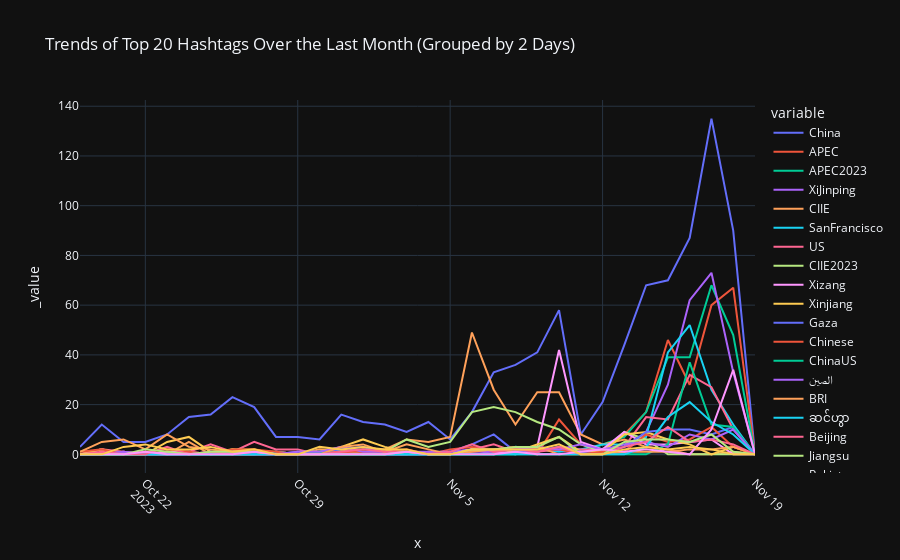

Notebook source saved alongside this figure:
### Code cell
import pandas as pd

# Assuming hashtags is your DataFrame with 'created_at' and 'hashtag' columns

# Convert 'created_at' to datetime format
hashtags['created_at'] = pd.to_datetime(hashtags['created_at'])

# Filter data for the last month
last_month_hashtags = hashtags[hashtags['created_at'] >= hashtags['created_at'].max() - pd.DateOffset(months=1)]

# Extract day and month from 'created_at'
last_month_hashtags['day_month'] = last_month_hashtags['created_at'].dt.to_period('2D')

# Group by 'day_month' and 'hashtag', counting occurrences
hashtag_counts = last_month_hashtags.groupby(['day_month', 'hashtag']).size().unstack().fillna(0)

# Select the top 20 hashtags by total count
top_20_hashtags = hashtag_counts.sum().nlargest(20).index

# Create an interactive line plot with plotly express
fig = px.line(hashtag_counts, x=hashtag_counts.index.astype(str), y=top_20_hashtags, labels={'value': 'Count'}, title='Trends of Top 20 Hashtags Over the Last Month (Grouped by 2 Days)')

# Add hover effects
fig.update_traces(hovertemplate='<b>%{y}</b>')

# Rotate x-axis labels by 45 degrees
fig.update_layout(xaxis=dict(tickangle=45))

# Show the plot
fig.show()

### Figure 1 — Plotly figure (JSON) as saved in the notebook; plotly's stock layout.template omitted (floating-point values rounded to 4 significant figures)
{"data": [{"hovertemplate": "<b>%{y}</b>", "legendgroup": "China", "line": {"color": "#636efa", "dash": "solid"}, "marker": {"symbol": "circle"}, "mode": "lines", "name": "China", "orientation": "v", "showlegend": true, "x": ["2023-10-19", "2023-10-20", "2023-10-21", "2023-10-22", "2023-10-23", "2023-10-24", "2023-10-25", "2023-10-26", "2023-10-27", "2023-10-28", "2023-10-29", "2023-10-30", "2023-10-31", "2023-11-01", "2023-11-02", "2023-11-03", "2023-11-04", "2023-11-05", "2023-11-06", "2023-11-07", "2023-11-08", "2023-11-09", "2023-11-10", "2023-11-11", "2023-11-12", "2023-11-13", "2023-11-14", "2023-11-15", "2023-11-16", "2023-11-17", "2023-11-18", "2023-11-19"], "xaxis": "x", "y": [3.0, 12.0, 5.0, 5.0, 8.0, 15.0, 16.0, 23.0, 19.0, 7.0, 7.0, 6.0, 16.0, 13.0, 12.0, 9.0, 13.0, 6.0, 17.0, 33.0, 36.0, 41.0, 58.0, 8.0, 21.0, 44.0, 68.0, 70.0, 87.0, 135.0, 90.0, 0.0], "yaxis": "y", "type": "scatter"}, {"hovertemplate": "<b>%{y}</b>", "legendgroup": "APEC", "line": {"color": "#EF553B", "dash": "solid"}, "marker": {"symbol": "circle"}, "mode": "lines", "name": "APEC", "orientation": "v", "showlegend": true, "x": ["2023-10-19", "2023-10-20", "2023-10-21", "2023-10-22", "2023-10-23", "2023-10-24", "2023-10-25", "2023-10-26", "2023-10-27", "2023-10-28", "2023-10-29", "2023-10-30", "2023-10-31", "2023-11-01", "2023-11-02", "2023-11-03", "2023-11-04", "2023-11-05", "2023-11-06", "2023-11-07", "2023-11-08", "2023-11-09", "2023-11-10", "2023-11-11", "2023-11-12", "2023-11-13", "2023-11-14", "2023-11-15", "2023-11-16", "2023-11-17", "2023-11-18", "2023-11-19"], "xaxis": "x", "y": [0.0, 0.0, 1.0, 0.0, 0.0, 0.0, 0.0, 0.0, 0.0, 0.0, 0.0, 0.0, 1.0, 0.0, 0.0, 1.0, 0.0, 0.0, 0.0, 0.0, 1.0, 0.0, 14.0, 4.0, 2.0, 8.0, 17.0, 46.0, 28.0, 60.0, 67.0, 0.0], "yaxis": "y", "type": "scatter"}, {"hovertemplate": "<b>%{y}</b>", "legendgroup": "APEC2023", "line": {"color": "#00cc96", "dash": "solid"}, "marker": {"symbol": "circle"}, "mode": "lines", "name": "APEC2023", "orientation": "v", "showlegend": true, "x": ["2023-10-19", "2023-10-20", "2023-10-21", "2023-10-22", "2023-10-23", "2023-10-24", "2023-10-25", "2023-10-26", "2023-10-27", "2023-10-28", "2023-10-29", "2023-10-30", "2023-10-31", "2023-11-01", "2023-11-02", "2023-11-03", "2023-11-04", "2023-11-05", "2023-11-06", "2023-11-07", "2023-11-08", "2023-11-09", "2023-11-10", "2023-11-11", "2023-11-12", "2023-11-13", "2023-11-14", "2023-11-15", "2023-11-16", "2023-11-17", "2023-11-18", "2023-11-19"], "xaxis": "x", "y": [0.0, 0.0, 0.0, 0.0, 0.0, 0.0, 0.0, 0.0, 0.0, 0.0, 0.0, 0.0, 0.0, 0.0, 0.0, 0.0, 0.0, 0.0, 0.0, 0.0, 0.0, 1.0, 3.0, 0.0, 4.0, 7.0, 17.0, 39.0, 39.0, 68.0, 48.0, 0.0], "yaxis": "y", "type": "scatter"}, {"hovertemplate": "<b>%{y}</b>", "legendgroup": "XiJinping", "line": {"color": "#ab63fa", "dash": "solid"}, "marker": {"symbol": "circle"}, "mode": "lines", "name": "XiJinping", "orientation": "v", "showlegend": true, "x": ["2023-10-19", "2023-10-20", "2023-10-21", "2023-10-22", "2023-10-23", "2023-10-24", "2023-10-25", "2023-10-26", "2023-10-27", "2023-10-28", "2023-10-29", "2023-10-30", "2023-10-31", "2023-11-01", "2023-11-02", "2023-11-03", "2023-11-04", "2023-11-05", "2023-11-06", "2023-11-07", "2023-11-08", "2023-11-09", "2023-11-10", "2023-11-11", "2023-11-12", "2023-11-13", "2023-11-14", "2023-11-15", "2023-11-16", "2023-11-17", "2023-11-18", "2023-11-19"], "xaxis": "x", "y": [0.0, 2.0, 0.0, 0.0, 1.0, 0.0, 0.0, 1.0, 0.0, 1.0, 0.0, 0.0, 0.0, 0.0, 0.0, 0.0, 0.0, 1.0, 2.0, 0.0, 1.0, 1.0, 3.0, 2.0, 2.0, 1.0, 9.0, 28.0, 62.0, 73.0, 33.0, 0.0], "yaxis": "y", "type": "scatter"}, {"hovertemplate": "<b>%{y}</b>", "legendgroup": "CIIE", "line": {"color": "#FFA15A", "dash": "solid"}, "marker": {"symbol": "circle"}, "mode": "lines", "name": "CIIE", "orientation": "v", "showlegend": true, "x": ["2023-10-19", "2023-10-20", "2023-10-21", "2023-10-22", "2023-10-23", "2023-10-24", "2023-10-25", "2023-10-26", "2023-10-27", "2023-10-28", "2023-10-29", "2023-10-30", "2023-10-31", "2023-11-01", "2023-11-02", "2023-11-03", "2023-11-04", "2023-11-05", "2023-11-06", "2023-11-07", "2023-11-08", "2023-11-09", "2023-11-10", "2023-11-11", "2023-11-12", "2023-11-13", "2023-11-14", "2023-11-15", "2023-11-16", "2023-11-17", "2023-11-18", "2023-11-19"], "xaxis": "x", "y": [0.0, 0.0, 0.0, 0.0, 0.0, 5.0, 0.0, 2.0, 1.0, 1.0, 0.0, 2.0, 1.0, 2.0, 2.0, 6.0, 5.0, 7.0, 49.0, 26.0, 12.0, 25.0, 25.0, 8.0, 4.0, 6.0, 3.0, 2.0, 0.0, 0.0, 1.0, 0.0], "yaxis": "y", "type": "scatter"}, {"hovertemplate": "<b>%{y}</b>", "legendgroup": "SanFrancisco", "line": {"color": "#19d3f3", "dash": "solid"}, "marker": {"symbol": "circle"}, "mode": "lines", "name": "SanFrancisco", "orientation": "v", "showlegend": true, "x": ["2023-10-19", "2023-10-20", "2023-10-21", "2023-10-22", "2023-10-23", "2023-10-24", "2023-10-25", "2023-10-26", "2023-10-27", "2023-10-28", "2023-10-29", "2023-10-30", "2023-10-31", "2023-11-01", "2023-11-02", "2023-11-03", "2023-11-04", "2023-11-05", "2023-11-06", "2023-11-07", "2023-11-08", "2023-11-09", "2023-11-10", "2023-11-11", "2023-11-12", "2023-11-13", "2023-11-14", "2023-11-15", "2023-11-16", "2023-11-17", "2023-11-18", "2023-11-19"], "xaxis": "x", "y": [0.0, 0.0, 0.0, 0.0, 0.0, 0.0, 0.0, 0.0, 0.0, 1.0, 0.0, 0.0, 0.0, 0.0, 0.0, 0.0, 0.0, 0.0, 0.0, 0.0, 3.0, 2.0, 1.0, 2.0, 4.0, 4.0, 7.0, 41.0, 52.0, 26.0, 12.0, 0.0], "yaxis": "y", "type": "scatter"}, {"hovertemplate": "<b>%{y}</b>", "legendgroup": "US", "line": {"color": "#FF6692", "dash": "solid"}, "marker": {"symbol": "circle"}, "mode": "lines", "name": "US", "orientation": "v", "showlegend": true, "x": ["2023-10-19", "2023-10-20", "2023-10-21", "2023-10-22", "2023-10-23", "2023-10-24", "2023-10-25", "2023-10-26", "2023-10-27", "2023-10-28", "2023-10-29", "2023-10-30", "2023-10-31", "2023-11-01", "2023-11-02", "2023-11-03", "2023-11-04", "2023-11-05", "2023-11-06", "2023-11-07", "2023-11-08", "2023-11-09", "2023-11-10", "2023-11-11", "2023-11-12", "2023-11-13", "2023-11-14", "2023-11-15", "2023-11-16", "2023-11-17", "2023-11-18", "2023-11-19"], "xaxis": "x", "y": [0.0, 2.0, 1.0, 0.0, 0.0, 1.0, 4.0, 1.0, 5.0, 2.0, 2.0, 0.0, 1.0, 1.0, 0.0, 0.0, 1.0, 0.0, 2.0, 4.0, 1.0, 1.0, 2.0, 2.0, 2.0, 3.0, 15.0, 14.0, 32.0, 27.0, 10.0, 0.0], "yaxis": "y", "type": "scatter"}, {"hovertemplate": "<b>%{y}</b>", "legendgroup": "CIIE2023", "line": {"color": "#B6E880", "dash": "solid"}, "marker": {"symbol": "circle"}, "mode": "lines", "name": "CIIE2023", "orientation": "v", "showlegend": true, "x": ["2023-10-19", "2023-10-20", "2023-10-21", "2023-10-22", "2023-10-23", "2023-10-24", "2023-10-25", "2023-10-26", "2023-10-27", "2023-10-28", "2023-10-29", "2023-10-30", "2023-10-31", "2023-11-01", "2023-11-02", "2023-11-03", "2023-11-04", "2023-11-05", "2023-11-06", "2023-11-07", "2023-11-08", "2023-11-09", "2023-11-10", "2023-11-11", "2023-11-12", "2023-11-13", "2023-11-14", "2023-11-15", "2023-11-16", "2023-11-17", "2023-11-18", "2023-11-19"], "xaxis": "x", "y": [0.0, 0.0, 0.0, 0.0, 0.0, 0.0, 0.0, 0.0, 0.0, 0.0, 0.0, 1.0, 2.0, 0.0, 1.0, 6.0, 3.0, 5.0, 17.0, 19.0, 17.0, 13.0, 10.0, 4.0, 1.0, 9.0, 6.0, 0.0, 0.0, 0.0, 0.0, 0.0], "yaxis": "y", "type": "scatter"}, {"hovertemplate": "<b>%{y}</b>", "legendgroup": "Xizang", "line": {"color": "#FF97FF", "dash": "solid"}, "marker": {"symbol": "circle"}, "mode": "lines", "name": "Xizang", "orientation": "v", "showlegend": true, "x": ["2023-10-19", "2023-10-20", "2023-10-21", "2023-10-22", "2023-10-23", "2023-10-24", "2023-10-25", "2023-10-26", "2023-10-27", "2023-10-28", "2023-10-29", "2023-10-30", "2023-10-31", "2023-11-01", "2023-11-02", "2023-11-03", "2023-11-04", "2023-11-05", "2023-11-06", "2023-11-07", "2023-11-08", "2023-11-09", "2023-11-10", "2023-11-11", "2023-11-12", "2023-11-13", "2023-11-14", "2023-11-15", "2023-11-16", "2023-11-17", "2023-11-18", "2023-11-19"], "xaxis": "x", "y": [0.0, 0.0, 0.0, 0.0, 1.0, 1.0, 0.0, 0.0, 0.0, 0.0, 0.0, 0.0, 0.0, 0.0, 0.0, 0.0, 0.0, 0.0, 2.0, 1.0, 0.0, 3.0, 42.0, 5.0, 2.0, 9.0, 4.0, 4.0, 5.0, 6.0, 0.0, 0.0], "yaxis": "y", "type": "scatter"}, {"hovertemplate": "<b>%{y}</b>", "legendgroup": "Xinjiang", "line": {"color": "#FECB52", "dash": "solid"}, "marker": {"symbol": "circle"}, "mode": "lines", "name": "Xinjiang", "orientation": "v", "showlegend": true, "x": ["2023-10-19", "2023-10-20", "2023-10-21", "2023-10-22", "2023-10-23", "2023-10-24", "2023-10-25", "2023-10-26", "2023-10-27", "2023-10-28", "2023-10-29", "2023-10-30", "2023-10-31", "2023-11-01", "2023-11-02", "2023-11-03", "2023-11-04", "2023-11-05", "2023-11-06", "2023-11-07", "2023-11-08", "2023-11-09", "2023-11-10", "2023-11-11", "2023-11-12", "2023-11-13", "2023-11-14", "2023-11-15", "2023-11-16", "2023-11-17", "2023-11-18", "2023-11-19"], "xaxis": "x", "y": [0.0, 2.0, 0.0, 0.0, 5.0, 7.0, 1.0, 2.0, 2.0, 0.0, 0.0, 1.0, 3.0, 6.0, 3.0, 1.0, 0.0, 0.0, 2.0, 2.0, 1.0, 4.0, 7.0, 1.0, 1.0, 8.0, 9.0, 6.0, 4.0, 0.0, 3.0, 0.0], "yaxis": "y", "type": "scatter"}, {"hovertemplate": "<b>%{y}</b>", "legendgroup": "Gaza", "line": {"color": "#636efa", "dash": "solid"}, "marker": {"symbol": "circle"}, "mode": "lines", "name": "Gaza", "orientation": "v", "showlegend": true, "x": ["2023-10-19", "2023-10-20", "2023-10-21", "2023-10-22", "2023-10-23", "2023-10-24", "2023-10-25", "2023-10-26", "2023-10-27", "2023-10-28", "2023-10-29", "2023-10-30", "2023-10-31", "2023-11-01", "2023-11-02", "2023-11-03", "2023-11-04", "2023-11-05", "2023-11-06", "2023-11-07", "2023-11-08", "2023-11-09", "2023-11-10", "2023-11-11", "2023-11-12", "2023-11-13", "2023-11-14", "2023-11-15", "2023-11-16", "2023-11-17", "2023-11-18", "2023-11-19"], "xaxis": "x", "y": [0.0, 0.0, 1.0, 0.0, 0.0, 0.0, 0.0, 1.0, 0.0, 0.0, 1.0, 1.0, 2.0, 3.0, 0.0, 0.0, 0.0, 1.0, 4.0, 8.0, 1.0, 2.0, 2.0, 1.0, 0.0, 3.0, 9.0, 10.0, 10.0, 8.0, 11.0, 0.0], "yaxis": "y", "type": "scatter"}, {"hovertemplate": "<b>%{y}</b>", "legendgroup": "Chinese", "line": {"color": "#EF553B", "dash": "solid"}, "marker": {"symbol": "circle"}, "mode": "lines", "name": "Chinese", "orientation": "v", "showlegend": true, "x": ["2023-10-19", "2023-10-20", "2023-10-21", "2023-10-22", "2023-10-23", "2023-10-24", "2023-10-25", "2023-10-26", "2023-10-27", "2023-10-28", "2023-10-29", "2023-10-30", "2023-10-31", "2023-11-01", "2023-11-02", "2023-11-03", "2023-11-04", "2023-11-05", "2023-11-06", "2023-11-07", "2023-11-08", "2023-11-09", "2023-11-10", "2023-11-11", "2023-11-12", "2023-11-13", "2023-11-14", "2023-11-15", "2023-11-16", "2023-11-17", "2023-11-18", "2023-11-19"], "xaxis": "x", "y": [1.0, 2.0, 0.0, 1.0, 2.0, 1.0, 0.0, 2.0, 2.0, 1.0, 0.0, 0.0, 1.0, 1.0, 1.0, 2.0, 0.0, 2.0, 3.0, 2.0, 3.0, 2.0, 2.0, 0.0, 1.0, 1.0, 8.0, 5.0, 6.0, 11.0, 3.0, 0.0], "yaxis": "y", "type": "scatter"}, {"hovertemplate": "<b>%{y}</b>", "legendgroup": "ChinaUS", "line": {"color": "#00cc96", "dash": "solid"}, "marker": {"symbol": "circle"}, "mode": "lines", "name": "ChinaUS", "orientation": "v", "showlegend": true, "x": ["2023-10-19", "2023-10-20", "2023-10-21", "2023-10-22", "2023-10-23", "2023-10-24", "2023-10-25", "2023-10-26", "2023-10-27", "2023-10-28", "2023-10-29", "2023-10-30", "2023-10-31", "2023-11-01", "2023-11-02", "2023-11-03", "2023-11-04", "2023-11-05", "2023-11-06", "2023-11-07", "2023-11-08", "2023-11-09", "2023-11-10", "2023-11-11", "2023-11-12", "2023-11-13", "2023-11-14", "2023-11-15", "2023-11-16", "2023-11-17", "2023-11-18", "2023-11-19"], "xaxis": "x", "y": [0.0, 0.0, 0.0, 0.0, 0.0, 0.0, 0.0, 0.0, 0.0, 0.0, 0.0, 1.0, 0.0, 0.0, 0.0, 0.0, 0.0, 0.0, 0.0, 0.0, 0.0, 0.0, 0.0, 0.0, 0.0, 0.0, 0.0, 4.0, 37.0, 12.0, 11.0, 0.0], "yaxis": "y", "type": "scatter"}, {"hovertemplate": "<b>%{y}</b>", "legendgroup": "الصين", "line": {"color": "#ab63fa", "dash": "solid"}, "marker": {"symbol": "circle"}, "mode": "lines", "name": "الصين", "orientation": "v", "showlegend": true, "x": ["2023-10-19", "2023-10-20", "2023-10-21", "2023-10-22", "2023-10-23", "2023-10-24", "2023-10-25", "2023-10-26", "2023-10-27", "2023-10-28", "2023-10-29", "2023-10-30", "2023-10-31", "2023-11-01", "2023-11-02", "2023-11-03", "2023-11-04", "2023-11-05", "2023-11-06", "2023-11-07", "2023-11-08", "2023-11-09", "2023-11-10", "2023-11-11", "2023-11-12", "2023-11-13", "2023-11-14", "2023-11-15", "2023-11-16", "2023-11-17", "2023-11-18", "2023-11-19"], "xaxis": "x", "y": [0.0, 0.0, 1.0, 0.0, 0.0, 0.0, 1.0, 0.0, 0.0, 0.0, 1.0, 1.0, 3.0, 1.0, 1.0, 1.0, 1.0, 1.0, 1.0, 1.0, 2.0, 3.0, 2.0, 4.0, 2.0, 4.0, 5.0, 3.0, 8.0, 6.0, 10.0, 0.0], "yaxis": "y", "type": "scatter"}, {"hovertemplate": "<b>%{y}</b>", "legendgroup": "BRI", "line": {"color": "#FFA15A", "dash": "solid"}, "marker": {"symbol": "circle"}, "mode": "lines", "name": "BRI", "orientation": "v", "showlegend": true, "x": ["2023-10-19", "2023-10-20", "2023-10-21", "2023-10-22", "2023-10-23", "2023-10-24", "2023-10-25", "2023-10-26", "2023-10-27", "2023-10-28", "2023-10-29", "2023-10-30", "2023-10-31", "2023-11-01", "2023-11-02", "2023-11-03", "2023-11-04", "2023-11-05", "2023-11-06", "2023-11-07", "2023-11-08", "2023-11-09", "2023-11-10", "2023-11-11", "2023-11-12", "2023-11-13", "2023-11-14", "2023-11-15", "2023-11-16", "2023-11-17", "2023-11-18", "2023-11-19"], "xaxis": "x", "y": [1.0, 5.0, 6.0, 2.0, 8.0, 3.0, 2.0, 1.0, 1.0, 0.0, 0.0, 0.0, 3.0, 4.0, 1.0, 4.0, 2.0, 0.0, 1.0, 2.0, 3.0, 3.0, 0.0, 0.0, 0.0, 1.0, 1.0, 1.0, 2.0, 2.0, 3.0, 0.0], "yaxis": "y", "type": "scatter"}, {"hovertemplate": "<b>%{y}</b>", "legendgroup": "ဆင်ဟွာ", "line": {"color": "#19d3f3", "dash": "solid"}, "marker": {"symbol": "circle"}, "mode": "lines", "name": "ဆင်ဟွာ", "orientation": "v", "showlegend": true, "x": ["2023-10-19", "2023-10-20", "2023-10-21", "2023-10-22", "2023-10-23", "2023-10-24", "2023-10-25", "2023-10-26", "2023-10-27", "2023-10-28", "2023-10-29", "2023-10-30", "2023-10-31", "2023-11-01", "2023-11-02", "2023-11-03", "2023-11-04", "2023-11-05", "2023-11-06", "2023-11-07", "2023-11-08", "2023-11-09", "2023-11-10", "2023-11-11", "2023-11-12", "2023-11-13", "2023-11-14", "2023-11-15", "2023-11-16", "2023-11-17", "2023-11-18", "2023-11-19"], "xaxis": "x", "y": [0.0, 0.0, 0.0, 0.0, 0.0, 0.0, 0.0, 0.0, 0.0, 0.0, 0.0, 0.0, 0.0, 0.0, 0.0, 0.0, 0.0, 0.0, 0.0, 0.0, 0.0, 0.0, 0.0, 0.0, 0.0, 0.0, 3.0, 15.0, 21.0, 13.0, 8.0, 0.0], "yaxis": "y", "type": "scatter"}, {"hovertemplate": "<b>%{y}</b>", "legendgroup": "Beijing", "line": {"color": "#FF6692", "dash": "solid"}, "marker": {"symbol": "circle"}, "mode": "lines", "name": "Beijing", "orientation": "v", "showlegend": true, "x": ["2023-10-19", "2023-10-20", "2023-10-21", "2023-10-22", "2023-10-23", "2023-10-24", "2023-10-25", "2023-10-26", "2023-10-27", "2023-10-28", "2023-10-29", "2023-10-30", "2023-10-31", "2023-11-01", "2023-11-02", "2023-11-03", "2023-11-04", "2023-11-05", "2023-11-06", "2023-11-07", "2023-11-08", "2023-11-09", "2023-11-10", "2023-11-11", "2023-11-12", "2023-11-13", "2023-11-14", "2023-11-15", "2023-11-16", "2023-11-17", "2023-11-18", "2023-11-19"], "xaxis": "x", "y": [0.0, 1.0, 0.0, 0.0, 3.0, 0.0, 1.0, 0.0, 1.0, 0.0, 0.0, 0.0, 1.0, 2.0, 1.0, 1.0, 0.0, 1.0, 4.0, 1.0, 2.0, 1.0, 3.0, 0.0, 0.0, 3.0, 5.0, 11.0, 5.0, 6.0, 4.0, 0.0], "yaxis": "y", "type": "scatter"}, {"hovertemplate": "<b>%{y}</b>", "legendgroup": "Jiangsu", "line": {"color": "#B6E880", "dash": "solid"}, "marker": {"symbol": "circle"}, "mode": "lines", "name": "Jiangsu", "orientation": "v", "showlegend": true, "x": ["2023-10-19", "2023-10-20", "2023-10-21", "2023-10-22", "2023-10-23", "2023-10-24", "2023-10-25", "2023-10-26", "2023-10-27", "2023-10-28", "2023-10-29", "2023-10-30", "2023-10-31", "2023-11-01", "2023-11-02", "2023-11-03", "2023-11-04", "2023-11-05", "2023-11-06", "2023-11-07", "2023-11-08", "2023-11-09", "2023-11-10", "2023-11-11", "2023-11-12", "2023-11-13", "2023-11-14", "2023-11-15", "2023-11-16", "2023-11-17", "2023-11-18", "2023-11-19"], "xaxis": "x", "y": [0.0, 0.0, 0.0, 2.0, 1.0, 0.0, 1.0, 1.0, 1.0, 0.0, 0.0, 0.0, 0.0, 0.0, 0.0, 1.0, 0.0, 0.0, 2.0, 2.0, 3.0, 3.0, 7.0, 0.0, 0.0, 5.0, 6.0, 6.0, 5.0, 8.0, 1.0, 0.0], "yaxis": "y", "type": "scatter"}, {"hovertemplate": "<b>%{y}</b>", "legendgroup": "Pakistan", "line": {"color": "#FF97FF", "dash": "solid"}, "marker": {"symbol": "circle"}, "mode": "lines", "name": "Pakistan", "orientation": "v", "showlegend": true, "x": ["2023-10-19", "2023-10-20", "2023-10-21", "2023-10-22", "2023-10-23", "2023-10-24", "2023-10-25", "2023-10-26", "2023-10-27", "2023-10-28", "2023-10-29", "2023-10-30", "2023-10-31", "2023-11-01", "2023-11-02", "2023-11-03", "2023-11-04", "2023-11-05", "2023-11-06", "2023-11-07", "2023-11-08", "2023-11-09", "2023-11-10", "2023-11-11", "2023-11-12", "2023-11-13", "2023-11-14", "2023-11-15", "2023-11-16", "2023-11-17", "2023-11-18", "2023-11-19"], "xaxis": "x", "y": [0.0, 0.0, 0.0, 1.0, 0.0, 0.0, 0.0, 0.0, 1.0, 0.0, 0.0, 0.0, 0.0, 0.0, 0.0, 1.0, 0.0, 0.0, 0.0, 0.0, 1.0, 0.0, 0.0, 1.0, 2.0, 1.0, 2.0, 1.0, 0.0, 10.0, 34.0, 0.0], "yaxis": "y", "type": "scatter"}, {"hovertemplate": "<b>%{y}</b>", "legendgroup": "Wuxi", "line": {"color": "#FECB52", "dash": "solid"}, "marker": {"symbol": "circle"}, "mode": "lines", "name": "Wuxi", "orientation": "v", "showlegend": true, "x": ["2023-10-19", "2023-10-20", "2023-10-21", "2023-10-22", "2023-10-23", "2023-10-24", "2023-10-25", "2023-10-26", "2023-10-27", "2023-10-28", "2023-10-29", "2023-10-30", "2023-10-31", "2023-11-01", "2023-11-02", "2023-11-03", "2023-11-04", "2023-11-05", "2023-11-06", "2023-11-07", "2023-11-08", "2023-11-09", "2023-11-10", "2023-11-11", "2023-11-12", "2023-11-13", "2023-11-14", "2023-11-15", "2023-11-16", "2023-11-17", "2023-11-18", "2023-11-19"], "xaxis": "x", "y": [0.0, 0.0, 3.0, 4.0, 2.0, 2.0, 3.0, 1.0, 2.0, 0.0, 0.0, 3.0, 2.0, 3.0, 2.0, 2.0, 0.0, 0.0, 2.0, 2.0, 2.0, 2.0, 4.0, 0.0, 0.0, 2.0, 3.0, 2.0, 3.0, 2.0, 0.0, 0.0], "yaxis": "y", "type": "scatter"}], "layout": {"xaxis": {"anchor": "y", "domain": [0.0, 1.0], "title": {"text": "x"}, "tickangle": 45}, "yaxis": {"anchor": "x", "domain": [0.0, 1.0], "title": {"text": "_value"}}, "legend": {"title": {"text": "variable"}, "tracegroupgap": 0}, "title": {"text": "Trends of Top 20 Hashtags Over the Last Month (Grouped by 2 Days)"}}}
